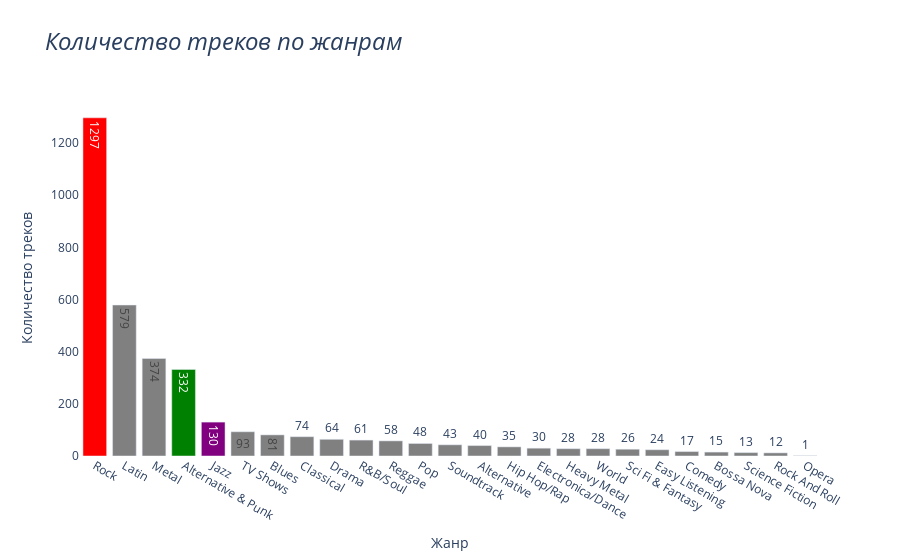

Here is the notebook cell this chart was saved with:
### Code cell
bar_colors = ["gray" if genre not in ["Jazz", "Rock", "Alternative & Punk"] else
              "purple" if genre == "Jazz" else
              "red" if genre == "Rock" else
              "green" for genre in df["genre"]]


fig = px.bar(df, 
             x="genre",
             y="track_count",
             title="Количество треков по жанрам",
             labels={"genre": "Жанр", "track_count": "Количество треков"},
             text_auto=True)


fig.update_traces(marker_color=bar_colors)


fig.update_layout(showlegend=False)


fig.update_layout(title=dict(text="<i>Количество треков по жанрам</i>", font=dict(size=24)))

fig.update_layout(plot_bgcolor="white")

fig.show()

### Figure 1 — Plotly figure (JSON) as saved in the notebook; plotly's stock layout.template omitted (floating-point values rounded to 4 significant figures)
{"data": [{"alignmentgroup": "True", "hovertemplate": "Жанр=%{x}<br>Количество треков=%{y}<extra></extra>", "legendgroup": "", "marker": {"color": ["red", "gray", "gray", "green", "purple", "gray", "gray", "gray", "gray", "gray", "gray", "gray", "gray", "gray", "gray", "gray", "gray", "gray", "gray", "gray", "gray", "gray", "gray", "gray", "gray"], "pattern": {"shape": ""}}, "name": "", "offsetgroup": "", "orientation": "v", "showlegend": false, "textposition": "auto", "texttemplate": "%{y}", "type": "bar", "x": ["Rock", "Latin", "Metal", "Alternative & Punk", "Jazz", "TV Shows", "Blues", "Classical", "Drama", "R&B/Soul", "Reggae", "Pop", "Soundtrack", "Alternative", "Hip Hop/Rap", "Electronica/Dance", "Heavy Metal", "World", "Sci Fi & Fantasy", "Easy Listening", "Comedy", "Bossa Nova", "Science Fiction", "Rock And Roll", "Opera"], "xaxis": "x", "y": [1297, 579, 374, 332, 130, 93, 81, 74, 64, 61, 58, 48, 43, 40, 35, 30, 28, 28, 26, 24, 17, 15, 13, 12, 1], "yaxis": "y"}], "layout": {"autosize": true, "barmode": "relative", "legend": {"tracegroupgap": 0}, "plot_bgcolor": "white", "showlegend": false, "title": {"font": {"size": 24}, "text": "<i>Количество треков по жанрам</i>"}, "xaxis": {"anchor": "y", "autorange": true, "domain": [0, 1], "range": [-0.5, 24.5], "title": {"text": "Жанр"}, "type": "category"}, "yaxis": {"anchor": "x", "autorange": true, "domain": [0, 1], "range": [0, 1365.0], "title": {"text": "Количество треков"}, "type": "linear"}}}
